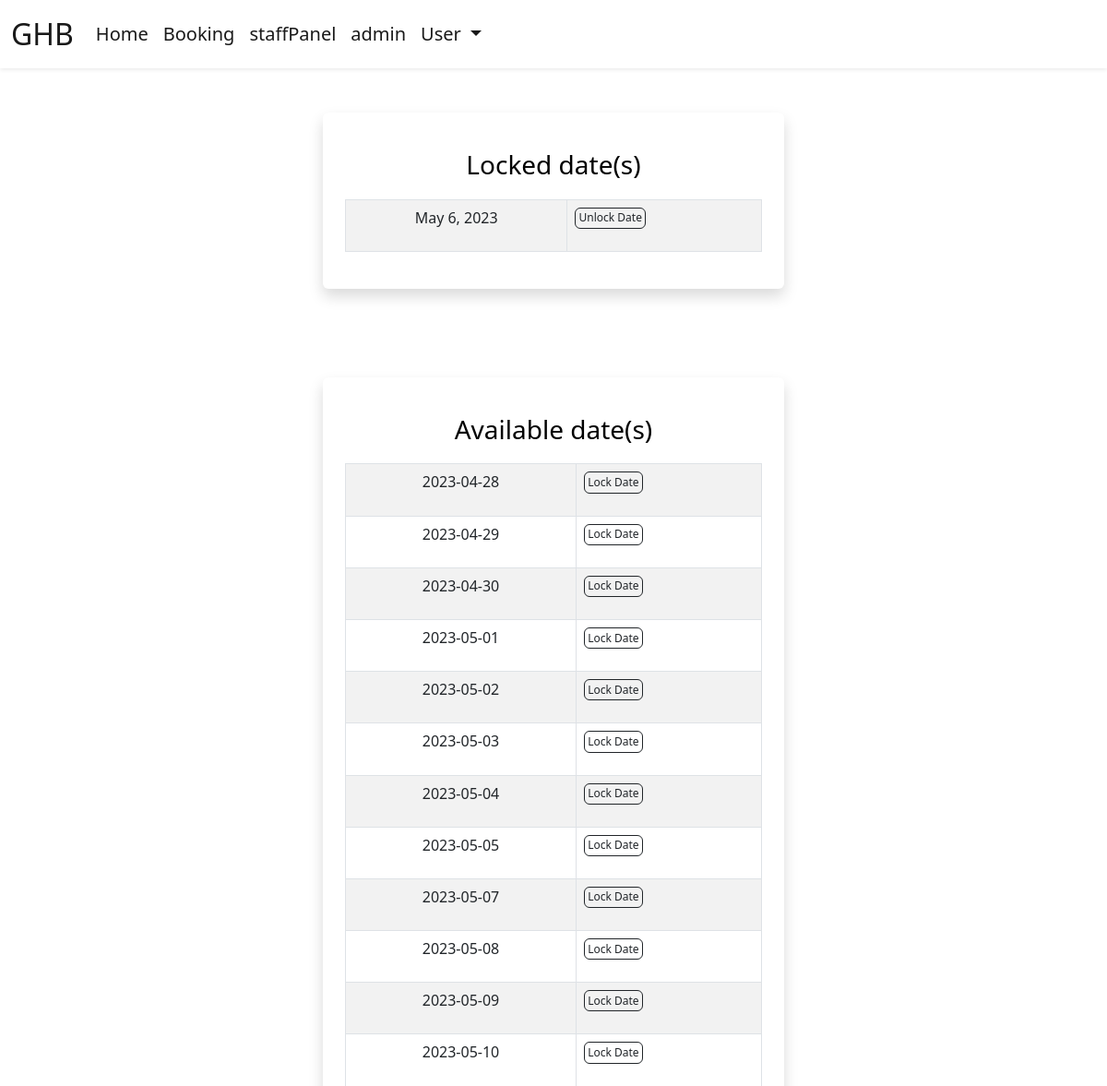
Before: /staff-lock-date (signed in, upper part) with the older database file.
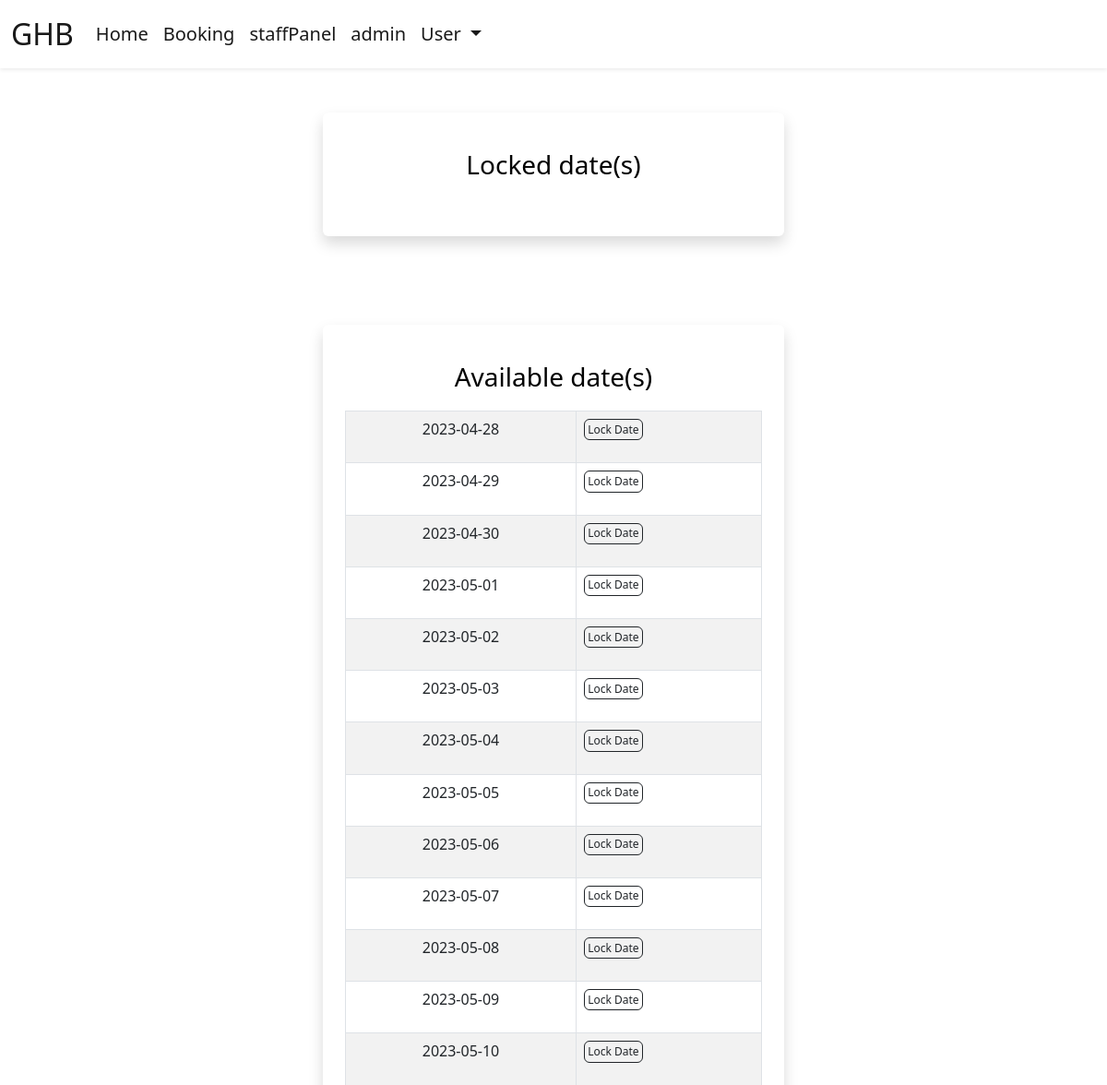
After: the same page with the newer database file.
### book/models.py (models this page shows, shortened)
class LockDate(models.Model):
    date = models.DateField()

### book/views.py (the view, shortened to what this page needs)
# urls.py: path('staff-lock-date', views.staffLockDate, name='staffLockDate'),
def staffLockDate(request):
    today = datetime.today()
    minDate = today.strftime('%Y-%m-%d')
    deltatime = today + timedelta(days=60)
    strdeltatime = deltatime.strftime('%Y-%m-%d')
    maxDate = strdeltatime
    lockdate = LockDate.objects.filter(date__range=[minDate, maxDate]).order_by('date')
    lockdays = LockDate.objects.all()
    weekdays = validWeekday(60)
    if lockdays:
        validateWeekdays = removeDate()
    else:
        validateWeekdays = isWeekdayValid(weekdays)
    context = {
        'lockdate': lockdate,
        'validateWeekdays': validateWeekdays
    }
    return render(request, 'staffLockDate.html', context)

### book/views.py (called while the page is built)
def validWeekday(days):
    today = datetime.now()
    weekdays = []
    for i in range (0, days):
        x = today + timedelta(days=i)
        y = x.strftime('%A')
        if y == 'Monday' or y == 'Tuesday' or y == 'Wednesday' or y == 'Thursday' or y == 'Friday' or y == 'Saturday' or y == 'Sunday':
            weekdays.append(x.strftime('%Y-%m-%d'))
    return weekdays

def isWeekdayValid(k):
    validateWeekdays = []
    for j in k:
        if Appointment.objects.filter(day=j).count() < 2:
            validateWeekdays.append(j)
    return validateWeekdays

def removeDate():
    lockdate = LockDate.objects.values_list('date', flat=True)
    lockdates = [d.strftime('%Y-%m-%d') for d in lockdate]
    weekdays = validWeekday(60)
    validateWeekdays = isWeekdayValid(weekdays)
    if lockdates:
        validateWeekdays = [n for n in validateWeekdays if n not in lockdates]
        return validateWeekdays

### templates/staffLockDate.html (shortened to what this page needs)
{% extends 'layout.html' %}
{% block body %}
{% if user.is_authenticated and user.is_staff %}
<div  style="display: flex; justify-content:center">
    <div class="container shadow p-4 mb-5 bg-body bg-body rounded text-black  m-5 " style="max-width: 500px; margin: 0 auto;">
        <div class="mt-3">
            <div class="mt-3">
                <h3 style="display: flex; justify-content: center;" class="card-title">Locked date(s)</h3>
                <center>
                    <div class="table-responsive" style="margin-top: 20px;">
                        <table class="table table-bordered table-striped table-hover mx-auto">
                            <tbody id="myTable">
                                {% for date in lockdate %}
                                <tr>
                                    <td class="text-center">{{ date.date }}</td>
                                    <td>
                                        <form method="post">
                                            <button name="date_id" id="{{date.id}}" value="{{date.id}}" type="submit" style="padding: 0.1rem 0.2rem; font-size: 0.75rem;" class="btn btn-outline-dark">Unlock Date</button>
                                        </form>
                                    </td>
                                </tr>
                                {% endfor %}
                            </tbody>
                        </table>
                    </div>
                </center>
            </div>
        </div>
    </div>
</div>
<div  style="display: flex; justify-content:center">
    <div class="container shadow p-4 mb-5 bg-body bg-body rounded text-black  m-5 " style="max-width: 500px; margin: 0 auto;">
        <div class="mt-3">
            <div class="mt-3">
                <h3 style="display: flex; justify-content: center;" class="card-title">Available date(s)</h3>
                <center>
                    <div class="table-responsive" style="margin-top: 20px;">
                        <table class="table table-bordered table-striped table-hover mx-auto">
                            <tbody id="myTable">
                                {% for date in validateWeekdays %}
                                <tr>
                                    <td class="text-center">{{ date }}</td>
                                    <td>
                                        <form method="post">
                                            <button name="lockdate" value="{{date}}" type="submit" style="padding: 0.1rem 0.2rem; font-size: 0.75rem;" class="btn btn-outline-dark">Lock Date</button>
                                        </form>
                                    </td>
                                </tr>
                                {% endfor %}
                            </tbody>
                        </table>
                    </div>
                </center>
            </div>
        </div>
    </div>
</div>
{% else %}
<div class="shadow p-4 mb-5 bg-body bg-body rounded text-black  m-5">
  <h1 class="p-2  me-3">Oops!! For staffs only</h1>
  <a style="background-color: teal; color: #fff; font-family: Trebuchet MS;" href="{% url 'index' %}" class="btn btn-primary text-white">Back to Home</a>
</div>
{% endif %}
{% endblock %}

Changed rows visible on the page:
removed LockDate: date "May 6, 2023", {{ date.id }} 11 (drawn)
Other visible differences:
new list line: "2023-05-06 Lock Date"
